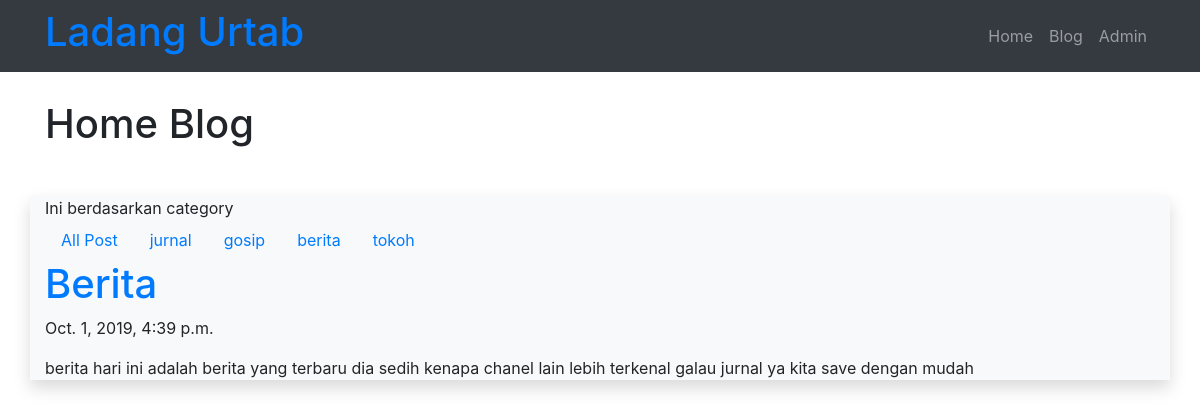
Screenshot of /blog/category/berita/ with the database file from the repository.
### blog/models.py (models this page shows, shortened)
class Post(models.Model):
	judul 	 = models.CharField(max_length=255)
	body 	 = models.TextField()
	category = models.CharField(max_length=255)
	publish  = models.DateTimeField(auto_now_add=True)
	update   = models.DateTimeField(auto_now=True)
	slug     = models.SlugField(blank=True,editable=False)

### blog/views.py (the view)
# urls.py: url(r'^category/(?P<categoryInput>[\w-]+)/$',views.categoryPost,name='category')
def categoryPost(request,categoryInput):
	posts = Post.objects.filter(category=categoryInput)
	categories = Post.objects.values("category").distinct();
	context={
		'judul':'Home Blog',
		'content':'Ini berdasarkan category',
		'Posts':posts,
		'Categories':categories
		}
	return render(request,'blog/category.html',context)

### blog/templates/blog/category.html (shortened to what this page needs)
{% extends "base.html"%}
{% block pageTitle%}
	{{judul}}
{% endblock pageTitle%}
{% block contents%}
	{{content}}
	<ul class="nav">
			<li class="nav-item">
				<a class="nav-link" href="/blog">All Post</a>
			</li>
			{% for datacategory in Categories %}
			<li class="nav-item">
				<a class="nav-link" href="/blog/category/{{datacategory.category}}">{{datacategory.category}}</a>
			</li>
	{% endfor %}
	</ul>
	{% for post in Posts%}
	<a href="/blog/post/{{post.slug}}">
	<h1>{{post.judul}}</h1>
	</a>
	<p>{{post.publish}}</p>
	<p>{{post.body|truncatechars:200}}</p>
	{% endfor %}
{% endblock contents%}

### rows the page displays
Post: judul "Berita", publish "Oct. 1, 2019, 4:39 p.m.", body "berita hari ini adalah berita yang terbaru dia sedih kenapa chanel lain lebih terkenal galau jurnal ya kita save dengan mudah"

### other values shown
{{ judul }} "Home Blog"
{{ content }} "Ini berdasarkan category"
{{ datacategory.category }} "jurnal" "gosip" "berita" "tokoh"
